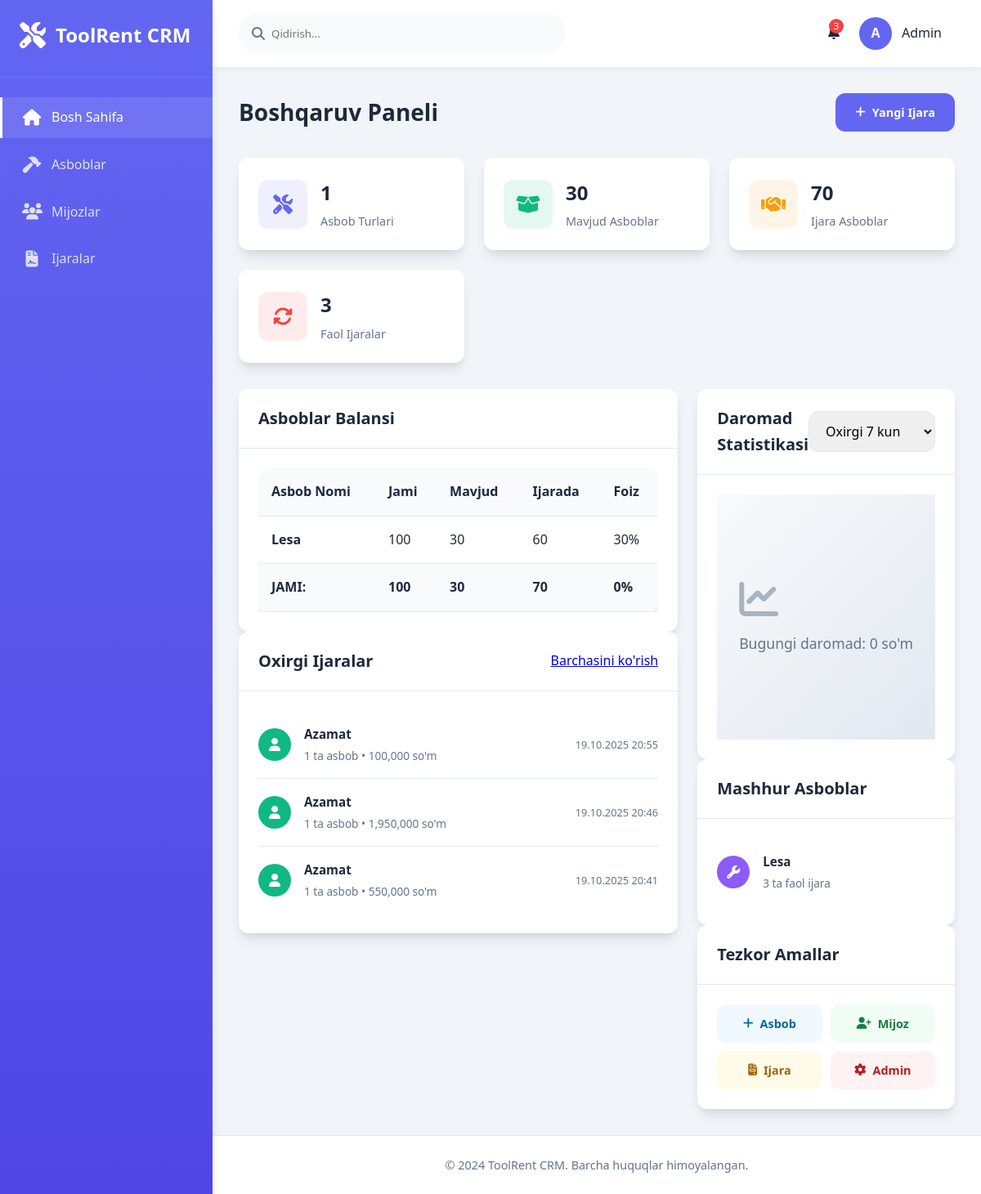
The app's page /, older data.
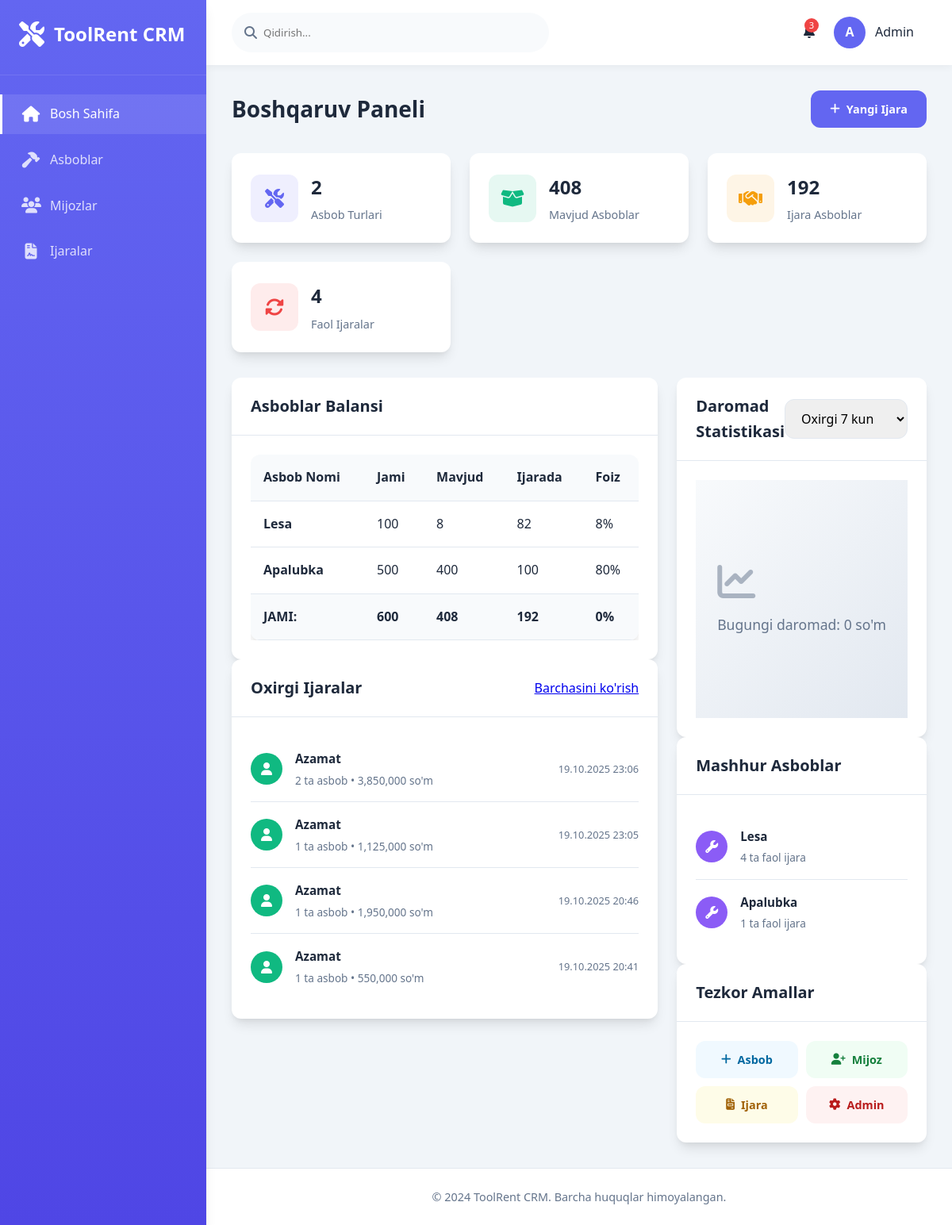
The same page, newer data.
### main/models.py (models this page shows, shortened)
class Tool(models.Model):
    name = models.CharField(max_length=200, verbose_name="Asbob nomi")
    category = models.ForeignKey(ToolCategory, on_delete=models.CASCADE, verbose_name="Kategoriya")
    daily_price = models.DecimalField(max_digits=10, decimal_places=2, verbose_name="Kunlik narx")
    quantity_total = models.IntegerField(verbose_name="Jami soni")
    quantity_available = models.IntegerField(verbose_name="Mavjud soni")
    is_active = models.BooleanField(default=True, verbose_name="Faol")
    created_at = models.DateTimeField(auto_now_add=True)
    class Meta:
        verbose_name = "Asbob"
        verbose_name_plural = "Asboblar"

class Rental(models.Model):
    STATUS_CHOICES = [
        ('active', 'Faol'),
        ('completed', 'Yakunlangan'),
        ('cancelled', 'Bekor qilingan'),
    ]
    customer = models.ForeignKey(Customer, on_delete=models.CASCADE, verbose_name="Mijoz")
    start_date = models.DateField(verbose_name="Boshlanish sanasi", default=timezone.now)
    end_date = models.DateField(null=True, blank=True, verbose_name="Tugash sanasi")
    total_amount = models.DecimalField(max_digits=12, decimal_places=2, default=0, verbose_name="Jami summa")
    status = models.CharField(max_length=20, choices=STATUS_CHOICES, default='active', verbose_name="Holati")
    created_at = models.DateTimeField(auto_now_add=True)
    class Meta:
        verbose_name = "Ijara"
        verbose_name_plural = "Ijaralar"

class Customer(models.Model):
    name = models.CharField(max_length=200, verbose_name="Ism")
    phone = models.CharField(max_length=20, verbose_name="Telefon")
    address = models.TextField(verbose_name="Manzil")
    created_at = models.DateTimeField(auto_now_add=True)
    class Meta:
        verbose_name = "Mijoz"
        verbose_name_plural = "Mijozlar"

### main/views.py (the view)
# urls.py: path('', views.dashboard, name='dashboard'),
def dashboard(request):
    total_tools = Tool.objects.count()
    available_tools = Tool.objects.aggregate(Sum('quantity_available'))['quantity_available__sum'] or 0
    total_quantity = Tool.objects.aggregate(Sum('quantity_total'))['quantity_total__sum'] or 0
    rented_tools = total_quantity - available_tools
    active_rentals = Rental.objects.filter(status='active').count()
    tools_stats = []
    total_total = 0
    for tool in Tool.objects.all():
        rented_count = RentalItem.objects.filter(
            tool=tool,
            rental__status='active'
        ).aggregate(total=Sum('quantity'))['total'] or 0
        tools_stats.append({
            'name': tool.name,
            'quantity_total': tool.quantity_total,
            'quantity_available': tool.quantity_available,
            'rented_count': rented_count
        })
        total_total += tool.quantity_total
    recent_rentals = Rental.objects.all().order_by('-created_at')[:5]
    today_income = Rental.objects.filter(
        created_at__date=timezone.now().date(),
        status='active'
    ).aggregate(Sum('total_amount'))['total_amount__sum'] or 0
    popular_tools = Tool.objects.annotate(
        rental_count=Count('rentalitem')
    ).order_by('-rental_count')[:4]
    context = {
        'total_tools': total_tools,
        'available_tools': available_tools,
        'rented_tools': rented_tools,
        'active_rentals': active_rentals,
        'recent_rentals': recent_rentals,
        'today_income': today_income,
        'popular_tools': popular_tools,
        'tools_stats': tools_stats,
        'total_tools_stats': {
            'total_total': total_total
        }
    }
    return render(request, 'main/dashboard.html', context)

### main/templates/main/dashboard.html (shortened to what the changed rows need)
{% extends 'main/base.html' %}
{% block content %}
<div class="page-title">
    <h2>Boshqaruv Paneli</h2>
</div>
<div class="stats-grid">
    <div class="stat-card">
        <div class="stat-info">
            <h3 class="number-format">{{ total_tools }}</h3>
            <p>Asbob Turlari</p>
        </div>
    </div>
    <div class="stat-card">
        <div class="stat-info">
            <h3 class="number-format">{{ available_tools }}</h3>
            <p>Mavjud Asboblar</p>
        </div>
    </div>
    <div class="stat-card">
        <div class="stat-info">
            <h3 class="number-format">{{ rented_tools }}</h3>
            <p>Ijara Asboblar</p>
        </div>
    </div>
    <div class="stat-card">
        <div class="stat-info">
            <h3 class="number-format">{{ active_rentals }}</h3>
            <p>Faol Ijaralar</p>
        </div>
    </div>
</div>
<div class="content-grid">
    <div class="left-column">
        <div class="card">
            <div class="card-body">
                <div class="table-container">
                    <table class="table">
                        <thead>
                            <tr>
                                <th>Asbob Nomi</th>
                                <th>Jami</th>
                                <th>Mavjud</th>
                                <th>Ijarada</th>
                                <th>Foiz</th>
                            </tr>
                        </thead>
                        <tbody>
                            {% for tool in tools_stats %}
                            <tr>
                                <td>
                                    <strong>{{ tool.name }}</strong>
                                </td>
                                <td class="number-format">{{ tool.quantity_total }}</td>
                                <td class="number-format">{{ tool.quantity_available }}</td>
                                <td class="number-format">
                                    {% if tool.rented_count %}
                                        {{ tool.rented_count }}
                                    {% else %}
                                        0
                                    {% endif %}
                                </td>
                                <td>
                                    {% if tool.quantity_total > 0 %}
                                        {% widthratio tool.quantity_available tool.quantity_total 100 %}%
                                    {% else %}
                                        0%
                                    {% endif %}
                                </td>
                            </tr>
                            {% endfor %}
                        </tbody>
                        <tfoot>
                            <tr style="background: var(--secondary); font-weight: bold;">
                                <td><strong>JAMI:</strong></td>
                                <td class="number-format">
                                    {% with total=total_tools_stats.total_total|default:0 %}
                                        {{ total }}
                                    {% endwith %}
                                </td>
                                <td class="number-format">{{ available_tools }}</td>
                                <td class="number-format">{{ rented_tools }}</td>
                                <td>
                                    {% if total_quantity > 0 %}
                                        {% widthratio available_tools total_quantity 100 %}%
                                    {% else %}
                                        0%
                                    {% endif %}
                                </td>
                            </tr>
                        </tfoot>
                    </table>
                </div>
            </div>
        </div>
        <div class="card">
            <div class="card-body">
                <ul class="recent-activity">
                    {% for rental in recent_rentals %}
                    <li class="activity-item">
                        <div class="activity-icon" style="background-color: {% if rental.status == 'active' %}#10b981{% else %}#6366f1{% endif %};">
                            <i class="fas fa-user"></i>
                        </div>
                        <div class="activity-info">
                            <h4>{{ rental.customer.name }}</h4>
                            <p>{{ rental.rentalitem_set.count }} ta asbob • <span class="number-format">{{ rental.total_amount|floatformat:0 }}</span> so'm</p>
                        </div>
                        <div class="activity-time">{{ rental.created_at|date:"d.m.Y H:i" }}</div>
                    </li>
                    {% empty %}
                    <li class="activity-item">
                        <div class="activity-info">
                            <p>Hozircha ijaralar mavjud emas</p>
                        </div>
                    </li>
                    {% endfor %}
                </ul>
            </div>
        </div>
    </div>
    <div class="right-column">
        <div class="card">
            <div class="card-body">
                <ul class="recent-activity">
                    {% for tool in popular_tools %}
                    <li class="activity-item">
                        <div class="activity-icon" style="background-color: #8b5cf6;">
                            <i class="fas fa-wrench"></i>
                        </div>
                        <div class="activity-info">
                            <h4>{{ tool.name }}</h4>
                            <p>{{ tool.rental_count }} ta faol ijara</p>
                        </div>
                    </li>
                    {% empty %}
                    <li class="activity-item">
                        <div class="activity-info">
                            <p>Hozircha ma'lumot yo'q</p>
                        </div>
                    </li>
                    {% endfor %}
                </ul>
            </div>
        </div>
    </div>
</div>
{% endblock %}

Row changes from the older to the newer data that the page shows:
removed Rental: customer.name "Azamat", rentalitem_set.count "1", total_amount "100,000", created_at "19.10.2025 20:55"
changed Tool "Lesa": rental_count "3" → "4"
added Tool: name "Apalubka", name "Apalubka", rental_count "1"
added Rental: customer.name "Azamat", rentalitem_set.count "2", total_amount "3,850,000", created_at "19.10.2025 23:06"
added Rental: customer.name "Azamat", rentalitem_set.count "1", total_amount "1,125,000", created_at "19.10.2025 23:05"
Text that changed along with them:
{{ total_tools }}: "1" → "2"
{{ available_tools }}: "30" → "408"
{{ rented_tools }}: "70" → "192"
{{ active_rentals }}: "3" → "4"
{{ total }}: "100" → "600"
new list line: "Lesa"
new list line: "100 8 82 8 %"
new list line: "500 400 100 80 %"
list line gone: "Lesa"
list line gone: "100 30 60 30 %"
